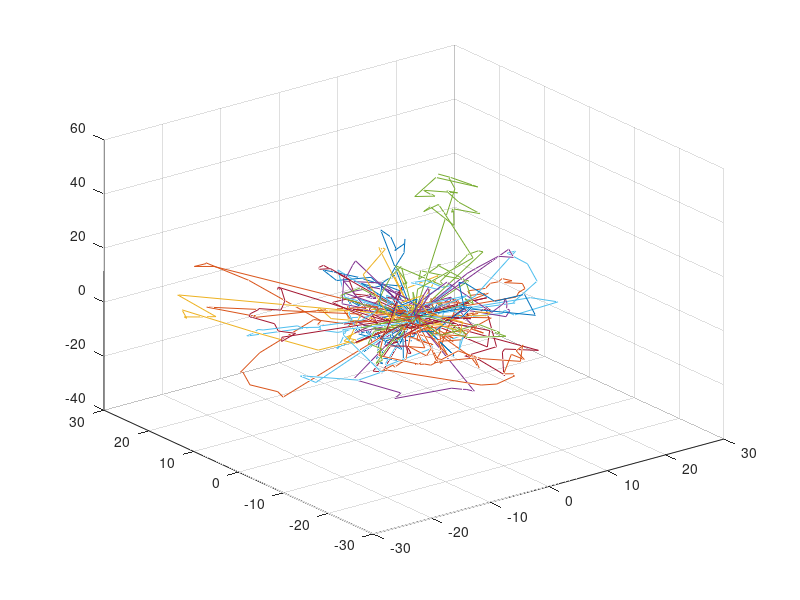

Write MATLAB code to recreate this figure. (Note: this script raises an error after producing the figure.)
% Jacob Miske
% 22.05 Pset 2
% Fall 2018

%All neutrons are born at 0,0,0. Medium is homogeneous. Only S and A.
%Cross sections independent of energy (monoenergetics)

%Clear variables
clc; clear all
%start time
tic
%Set problem constants
rng(1) %Select a random seed
neutrons = 10000; %1e6; %number of neutrons to simulate
%Given cross section constants
waterSigmaA=0.030; waterSigmaS=0.270; waterSt=waterSigmaA+waterSigmaS;
graphiteSigmaA=0.0025; graphiteSigmaS=0.050; graphiteSt=graphiteSigmaA+graphiteSigmaS;
D2OSigmaA=0.0025;D2OSigmaS=0.025; D2OSt=D2OSigmaA+D2OSigmaS;
%Setting boundaries of computation
plottedN=100; scatLimit=200;
%Create placeholders 


%% Run for water

for i=1:neutrons
    %Generate Angles of initial direction
    phi=2*pi*rand(); cosNz=(1-2*rand()); sinNz=sqrt(1-cosNz^2);
    cosNx=sinNz*cos(phi); cosNy=sinNz*sin(phi);
    distanceX=0.0; distanceY=0.0; distanceZ=0.0; %Start at zero
    
    for j=2:1:scatLimit
        %For each neutron up until scatter limit, calculate some random
        %distance until next interaction with medium. Define distance in x,
        %y, and z by random incidence angles.
        distanceTravel=-log(rand())/waterSt;
        distanceX=distanceX+cosNx*distanceTravel; 
        distanceY=distanceY+cosNy*distanceTravel; 
        distanceZ=distanceZ+cosNz*distanceTravel;
        if i<=plottedN
            x(j,i)=distanceX;y(j,i)=distanceY;z(j,i)=distanceZ;
        end
        if rand() < real(waterSigmaS/waterSt)
            phi=2*pi*rand(); cosNz=(1-2*rand()); sinNz=sqrt(1-cosNz^2);
            cosNx=sinNz*cos(phi); cosNy=sinNz*sin(phi);
        else
            break;
        end
    end
end

% % Plot location of water points in 3D
figure(1) %First fig
for i = 1:(plottedN-2) %run through all events (s and eventually a)
    plot3(x(:,i),y(:,i),z(:,i))
    hold on; grid on
end
%Create x at end of neutron travel
for i =(plottedN-1)
    plot3(x(:,i), y(:,i), z(:,i), '-bX')
end
title('100 Neutron Paths in Light Water 3D')
xlabel('X (cm)');ylabel('Y (cm)');zlabel('Z (cm)'); %cross section units are (cm^-1)
saveas(gcf,'Light Water Neutron Path 3D Projection.pdf')

%% Plot location of water points in 2D
figure(4);
for n=1:plottedN;
    plot(x(:,n),y(:,n)); hold on; grid on
end
xlabel('X')
ylabel('Y')
title('Light Water Neutron Path on 2D Projection')
saveas(gcf,'Light Water Neutron Path on 2D Projection.pdf')


%% %% Table Calculations for water
%Max number of collisions
waterMaxCol = size(x,1);
waterX = x; waterY = y; waterZ = z;

%Mean and Max # of collisions to absorption
%Assume neutron doesn't ever return to 0,0,0
collisionCounter = 0;
collisionsPerN = [];
%Relate each point in trace to previous point
distanceBetweenPoints = 0; 
distanceToOrigin = 0; originPoint=[0,0,0]
distanceBetweenN = [];
distanceFromOriginTracker = [];
% Reminds which point is under watch
currentPoint=[]; previousPoint=[]; twoPoints=[];

%Run through waterX, ...Y, ...Z
for j = 1:size(waterX,2) %1:100 number of saved neutrons
    collisionCounter=0; %reset iterator
    
    for i = 2:size(waterX,1) %2:37 (37 happens to be max(col.) -1 (origin))
        if waterX(i,j) ~= 0
            collisionCounter=collisionCounter+1;
        end
        %Define point at each spot in arrays
        currentPoint=[waterX(i,j),waterY(i,j),waterZ(i,j)]; previousPoint=[waterX(i-1,j),waterY(i-1,j),waterZ(i-1,j)];
        twoPoints=[currentPoint;previousPoint];
        %Use pdist function to figure distance along tracks
        distanceBetweenPoints = pdist(twoPoints);
        distanceToOrigin = pdist([currentPoint;originPoint]);
        %Fill arrays    
        distanceBetweenN(i-1,j) = distanceBetweenPoints;
        distanceFromOriginTracker(i-1,j) =distanceToOrigin;
        
    end
    %Save collisionCounter
    collisionsPerN(j) = (collisionCounter);
end
%Using written lists
waterMeanCollisions = mean(collisionsPerN);
waterMaxCollisions = max(collisionsPerN);

%% Calculating mean distance for the individual points, and for each
%neutron's path
%Runs a find function for non-zeros, only accounts them for each column
[~,ii,v] = find(distanceBetweenN);
waterMeanPntPntDistancePerN = accumarray(ii,v,[],@mean);
waterMeanPntPntDistance = mean(waterMeanPntPntDistancePerN);

%%  Derive 1/6 "mean square crow flight distance"
%Take list of distances from origin, square them, and find the mean (*1/6)
waterMeanSquareCrowFlight = max(distanceFromOriginTracker);
waterMeanSquareCrowFlight = waterMeanSquareCrowFlight*1/6;

%% Mean distance travelled between birth and absorption
%Runs a find function for non-zeros, only accounts them for each column
[~,ii,v] = find(distanceFromOriginTracker);
waterMeanPntOriginDistancePerN = accumarray(ii,v,[],@mean);
waterMeanPntOriginDistance = mean(waterMeanPntPntDistancePerN);


%% Maximum distance of any neutron during flight (cm)
waterMaxFromOriginDistancePerN = max(distanceFromOriginTracker);
waterMaxFromOriginDistance = max(waterMaxFromOriginDistancePerN);



%% Run for graphite

for i=1:neutrons
    %Generate Angles of initial direction
    phi=2*pi*rand(); cosNz=(1-2*rand()); sinNz=sqrt(1-cosNz^2);
    cosNx=sinNz*cos(phi); cosNy=sinNz*sin(phi);
    distanceX=0.0; distanceY=0.0; distanceZ=0.0; %Start at zero
    
    for j=2:1:scatLimit
        %For each neutron up until scatter limit, calculate some random
        %distance until next interaction with medium. Define distance in x,
        %y, and z by random incidence angles.
        distanceTravel=-log(rand())/waterSt;
        distanceX=distanceX+cosNx*distanceTravel; 
        distanceY=distanceY+cosNy*distanceTravel; 
        distanceZ=distanceZ+cosNz*distanceTravel;
        if i<=plottedN
            x(j,i)=distanceX;y(j,i)=distanceY;z(j,i)=distanceZ;
        end
        if rand() < real(graphiteSigmaS/graphiteSt)
            phi=2*pi*rand(); cosNz=(1-2*rand()); sinNz=sqrt(1-cosNz^2);
            cosNx=sinNz*cos(phi); cosNy=sinNz*sin(phi);
        else
            break;
        end
    end
end

% Plot location of graphite points 
figure(2) %second fig
for i = 1:(size(x,2)-1) %run through all events (s and eventually a)
    plot3(x(:,i),y(:,i),z(:,i))
    hold on; grid on
end
%Create x at end of neutron travel
for i =(size(x,2))
    plot3(x(:,i), y(:,i), z(:,i), '-bX')
end
title('100 Neutron Paths in Graphite 3D')
xlabel('X (cm)');ylabel('Y (cm)');zlabel('Z (cm)'); %cross section units are (cm^-1)
saveas(gcf,'Graphite Neutron Path 3D Projection.pdf')

%% Plot location of graphite points in 2D
figure(5);
for n=1:plottedN;
    plot(x(:,n),y(:,n)); hold on; grid on
end
xlabel('X (cm)')
ylabel('Y (cm)')
title('Graphite Neutron Path on 2D Projection')
saveas(gcf,'Graphite Neutron Path on 2D Projection.pdf')

%% %% Table Calculations for graphite
%Max number of collisions
graphiteMaxCol = size(x,1);
graphiteX = x; graphiteY = y; graphiteZ = z;

%Mean and Max # of collisions to absorption
%Assume neutron doesn't ever return to 0,0,0
collisionCounter = 0;
collisionsPerN = [];
%Relate each point in trace to previous point
distanceBetweenPoints = 0; 
distanceToOrigin = 0; originPoint=[0,0,0]
distanceBetweenN = [];
distanceFromOriginTracker = [];
% Reminds which point is under watch
currentPoint=[]; previousPoint=[]; twoPoints=[];

%Run through graphiteX, ...Y, ...Z
for j = 1:size(waterX,2) %1:100 number of saved neutrons
    collisionCounter=0; %reset iterator
    
    for i = 2:size(graphiteX,1) %happens to be max(col.) -1 (origin))
        if graphiteX(i,j) ~= 0
            collisionCounter=collisionCounter+1;
        end
        %Define point at each spot in arrays
        currentPoint=[graphiteX(i,j),graphiteY(i,j),graphiteZ(i,j)]; previousPoint=[graphiteX(i-1,j),graphiteY(i-1,j),graphiteZ(i-1,j)];
        twoPoints=[currentPoint;previousPoint];
        %Use pdist function to figure distance along tracks
        distanceBetweenPoints = pdist(twoPoints);
        distanceToOrigin = pdist([currentPoint;originPoint]);
        %Fill arrays    
        distanceBetweenN(i-1,j) = distanceBetweenPoints;
        distanceFromOriginTracker(i-1,j) =distanceToOrigin;
        
    end
    %Save collisionCounter
    collisionsPerN(j) = (collisionCounter);
end
%Using written lists
graphiteMeanCollisions = mean(collisionsPerN);
graphiteMaxCollisions = max(collisionsPerN);

%% Calculating mean distance for the individual points, and for each
%neutron's path
%Runs a find function for non-zeros, only accounts them for each column
[~,ii,v] = find(distanceBetweenN);
graphiteMeanPntPntDistancePerN = accumarray(ii,v,[],@mean);
graphiteMeanPntPntDistance = mean(graphiteMeanPntPntDistancePerN);

%%  Derive 1/6 "mean square crow flight distance"
%Take list of distances from origin, square them, and find the mean (*1/6)
graphiteMeanSquareCrowFlight = max(distanceFromOriginTracker);
graphiteMeanSquareCrowFlight = waterMeanSquareCrowFlight*1/6;

%% Mean distance travelled between birth and absorption
%Runs a find function for non-zeros, only accounts them for each column
[~,ii,v] = find(distanceFromOriginTracker);
graphiteMeanPntOriginDistancePerN = accumarray(ii,v,[],@mean);
graphiteMeanPntOriginDistance = mean(graphiteMeanPntPntDistancePerN);


%% Maximum distance of any neutron during flight (cm)
graphiteMaxFromOriginDistancePerN = max(distanceFromOriginTracker);
graphiteMaxFromOriginDistance = max(graphiteMaxFromOriginDistancePerN);



%% Run for heavy water
for i=1:neutrons
    %Generate Angles of initial direction
    phi=2*pi*rand(); cosNz=(1-2*rand()); sinNz=sqrt(1-cosNz^2);
    cosNx=sinNz*cos(phi); cosNy=sinNz*sin(phi);
    distanceX=0.0; distanceY=0.0; distanceZ=0.0; %Start at zero
    
    for j=2:1:scatLimit
        %For each neutron up until scatter limit, calculate some random
        %distance until next interaction with medium. Define distance in x,
        %y, and z by random incidence angles.
        distanceTravel=-log(rand())/waterSt;
        distanceX=distanceX+cosNx*distanceTravel;
        distanceY=distanceY+cosNy*distanceTravel;
        distanceZ=distanceZ+cosNz*distanceTravel;
        if i<=plottedN
            x(j,i)=distanceX;y(j,i)=distanceY;z(j,i)=distanceZ;
        end
        if rand() < real(D2OSigmaS/D2OSt)
            phi=2*pi*rand(); cosNz=(1-2*rand()); sinNz=sqrt(1-cosNz^2);
            cosNx=sinNz*cos(phi); cosNy=sinNz*sin(phi);
        else
            break;
        end
    end
end


% % Plot location of heavy water points
figure(3) %third fig
for i = 1:(size(x,2)-1) %run through all events (s and eventually a)
    plot3(x(:,i),y(:,i),z(:,i))
    hold on; grid on
end
%Create x at end of neutron travel
for i =(size(x,2))
    plot3(x(:,i), y(:,i), z(:,i), '-bX')
end
title('100 Neutron Paths in Heavy Water 3D')
xlabel('X (cm)');ylabel('Y (cm)');zlabel('Z (cm)'); %cross section units are (cm^-1)
saveas(gcf,'Heavy Water Neutron Path 3D Projection.pdf')

%% Plot location of graphite points in 2D
figure(6);
for n=1:plottedN;
    plot(x(:,n),y(:,n)); hold on; grid on
end
xlabel('X (cm)')
ylabel('Y (cm)')
title('Heavy Water Neutron Path on 2D Projection')
saveas(gcf,'Heavy Water Neutron Path 2D Projection.pdf')


%% %% Table Calculations for heavy water
%Max number of collisions
D2OMaxCol = size(x,1);
D2OX = x; D2OY = y; D2OZ = z;

%Mean and Max # of collisions to absorption
%Assume neutron doesn't ever return to 0,0,0
collisionCounter = 0;
collisionsPerN = [];
%Relate each point in trace to previous point
distanceBetweenPoints = 0; 
distanceToOrigin = 0; originPoint=[0,0,0]
distanceBetweenN = [];
distanceFromOriginTracker = [];
% Reminds which point is under watch
currentPoint=[]; previousPoint=[]; twoPoints=[];

%Run through D2OX, ...Y, ...Z
for j = 1:size(D2OX,2) %1:100 number of saved neutrons
    collisionCounter=0; %reset iterator
    
    for i = 2:size(D2OX,1) %happens to be max(col.) -1 (origin))
        if D2OX(i,j) ~= 0
            collisionCounter=collisionCounter+1;
        end
        %Define point at each spot in arrays
        currentPoint=[D2OX(i,j),D2OY(i,j),D2OZ(i,j)]; previousPoint=[D2OX(i-1,j),D2OY(i-1,j),D2OZ(i-1,j)];
        twoPoints=[currentPoint;previousPoint];
        %Use pdist function to figure distance along tracks
        distanceBetweenPoints = pdist(twoPoints);
        distanceToOrigin = pdist([currentPoint;originPoint]);
        %Fill arrays    
        distanceBetweenN(i-1,j) = distanceBetweenPoints;
        distanceFromOriginTracker(i-1,j) =distanceToOrigin;
        
    end
    %Save collisionCounter
    collisionsPerN(j) = (collisionCounter);
end
%Using written lists
D2OMeanCollisions = mean(collisionsPerN);
D2OMaxCollisions = max(collisionsPerN);

%% Calculating mean distance for the individual points, and for each
%neutron's path
%Runs a find function for non-zeros, only accounts them for each column
[~,ii,v] = find(distanceBetweenN);
D2OMeanPntPntDistancePerN = accumarray(ii,v,[],@mean);
D2OMeanPntPntDistance = mean(D2OMeanPntPntDistancePerN);

%%  Derive 1/6 "mean square crow flight distance"
%Take list of distances from origin, square them, and find the mean (*1/6)
D2OMeanSquareCrowFlight = max(distanceFromOriginTracker);
D2OMeanSquareCrowFlight = D2OMeanSquareCrowFlight*1/6;

%% Mean distance travelled between birth and absorption
%Runs a find function for non-zeros, only accounts them for each column
[~,ii,v] = find(distanceFromOriginTracker);
D2OMeanPntOriginDistancePerN = accumarray(ii,v,[],@mean);
D2OMeanPntOriginDistance = mean(D2OMeanPntPntDistancePerN);


%% Maximum distance of any neutron during flight (cm)
D2OMaxFromOriginDistancePerN = max(distanceFromOriginTracker);
D2OMaxFromOriginDistance = max(D2OMaxFromOriginDistancePerN);


toc